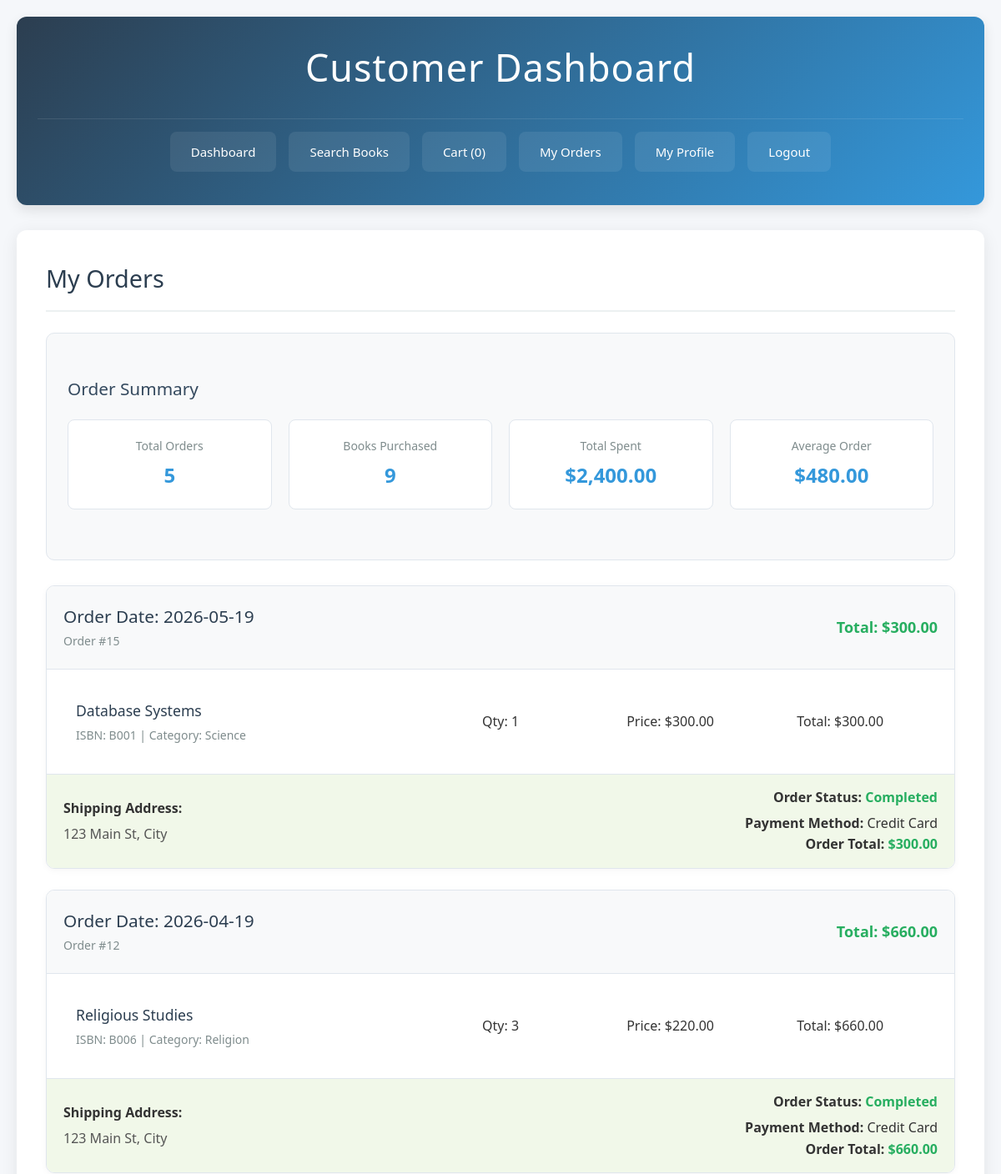
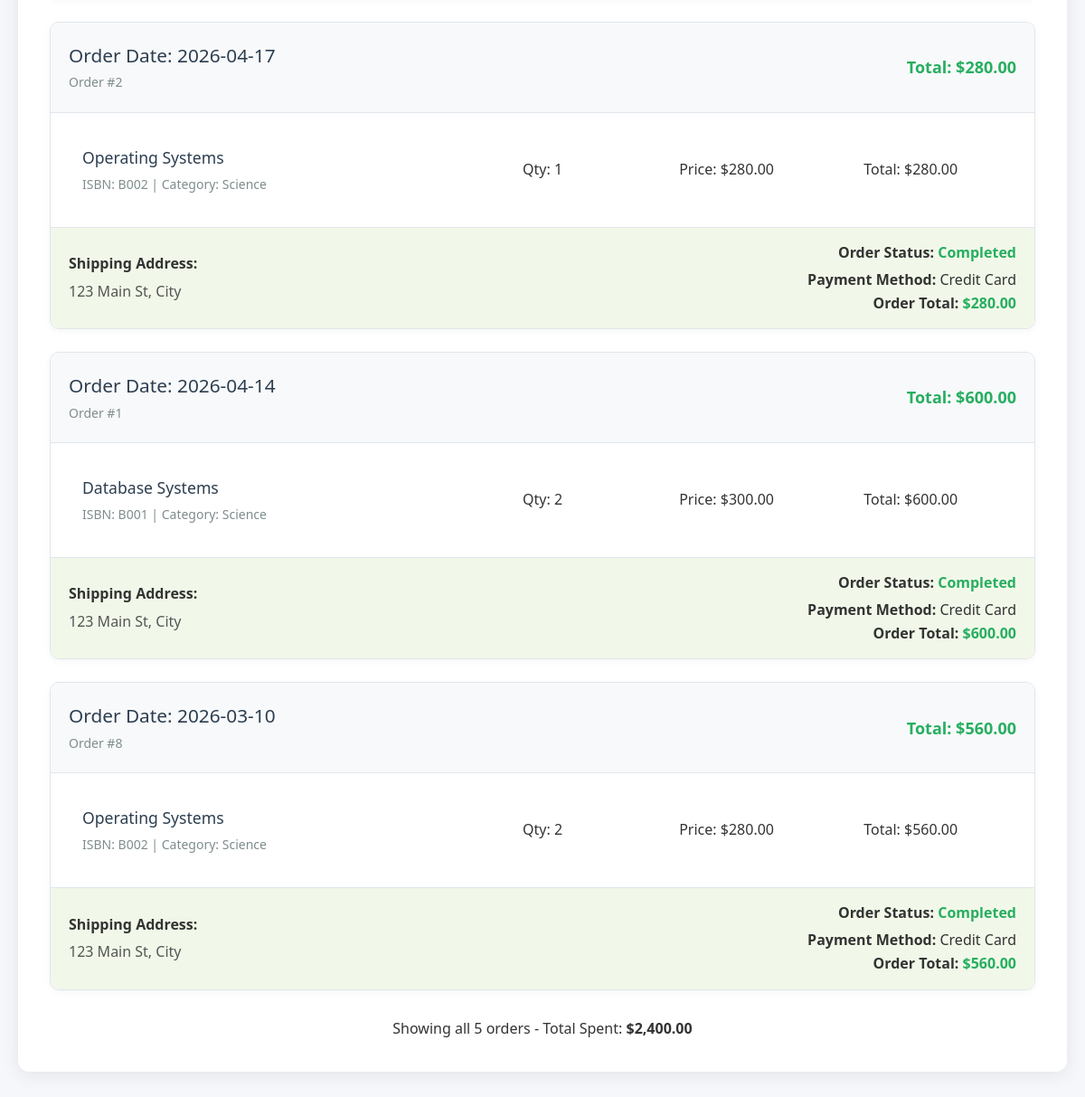
The app's page /customer/orders.php (signed in) with its own data (2 pictures, top to bottom).
### tables this page shows
CREATE TABLE Sales (
    sale_id INT AUTO_INCREMENT PRIMARY KEY,
    user_id INT,
    ISBNID VARCHAR(20),
    sale_date DATE,
    quantity INT,
    price_at_sale DECIMAL(10,2),
    FOREIGN KEY (user_id) REFERENCES Users(user_id),
    FOREIGN KEY (ISBNID) REFERENCES Book(ISBNID)
);

CREATE TABLE Book (
    ISBNID VARCHAR(20) PRIMARY KEY,
    title VARCHAR(150) NOT NULL,
    PID INT NOT NULL,
    publication_year INT CHECK (publication_year >= 1900),
    price DECIMAL(10,2) CHECK (price > 0),
    category ENUM('Science','Art','Religion','History','Geography'),
    quantity INT DEFAULT 0,
    threshold INT DEFAULT 5,
    FOREIGN KEY (PID) REFERENCES Publisher(PID)
);

CREATE TABLE UserProfile (
    profile_id INT AUTO_INCREMENT PRIMARY KEY,
    user_id INT UNIQUE,
    first_name VARCHAR(50) NOT NULL,
    last_name VARCHAR(50) NOT NULL,
    email VARCHAR(100) UNIQUE NOT NULL,
    phone VARCHAR(15),
    address VARCHAR(255),
    FOREIGN KEY (user_id) REFERENCES Users(user_id)
        ON DELETE CASCADE
);

### includes/functions.php (called while the page is built, shortened)
<?php
function getCartCount($pdo, $user_id) {
    try {
        $stmt = $pdo->prepare("SELECT COALESCE(SUM(quantity), 0) as total FROM Cart WHERE customer_id = ?");
        $stmt->execute([$user_id]);
        $result = $stmt->fetch();
        return $result['total'] ?: 0;
    } catch (Exception $e) {
        error_log("Error in getCartCount: " . $e->getMessage());
        return 0;
    }
}
?>

### customer/orders.php (the view, shortened to what this page needs)
<?php
require_once '../includes/config.php';
$user_id = $_SESSION['user_id'];
$stmt = $pdo->prepare("
    SELECT
        s.sale_id,
        s.sale_date,
        s.quantity,
        s.price_at_sale,
        b.title,
        b.ISBNID,
        b.category,
        CONCAT(up.first_name, ' ', up.last_name) as customer_name,
        up.email,
        up.phone,
        up.address
    FROM Sales s
    JOIN Book b ON s.ISBNID = b.ISBNID
    JOIN Users u ON s.user_id = u.user_id
    JOIN UserProfile up ON u.user_id = up.user_id
    WHERE s.user_id = ?
    ORDER BY s.sale_date DESC, s.sale_id DESC
");
$stmt->execute([$user_id]);
$orders = $stmt->fetchAll(PDO::FETCH_ASSOC);
$grouped_orders = [];
foreach ($orders as $order) {
    $date = $order['sale_date'];
    if (!isset($grouped_orders[$date])) {
        $grouped_orders[$date] = [];
    }
    $grouped_orders[$date][] = $order;
}
$total_orders = count($orders);
$total_items = 0;
$total_spent = 0;
foreach ($orders as $order) {
    $total_items += $order['quantity'];
    $total_spent += $order['quantity'] * $order['price_at_sale'];
}
?>
<!DOCTYPE html>
<html lang="en">
<head>
    <link rel="stylesheet" href="../css/style.css">
</head>
<body>
    <div class="container">
        <header>
            <h1>Customer Dashboard</h1>
            <nav>
                <a href="dashboard.php">Dashboard</a>
                <a href="search.php">Search Books</a>
                <a href="cart.php">Cart (<?php echo getCartCount($pdo, $user_id); ?>)</a>
                <a href="orders.php">My Orders</a>
                <a href="profile.php">My Profile</a>
                <a href="../logout.php">Logout</a>
            </nav>
        </header>
        <main>
            <h2>My Orders</h2>
            <div class="order-summary-stats">
                <h3>Order Summary</h3>
                <div class="stats-grid">
                    <div class="stat-item">
                        <div class="stat-label">Total Orders</div>
                        <div class="stat-value"><?php echo $total_orders; ?></div>
                    </div>
                    <div class="stat-item">
                        <div class="stat-label">Books Purchased</div>
                        <div class="stat-value"><?php echo $total_items; ?></div>
                    </div>
                    <div class="stat-item">
                        <div class="stat-label">Total Spent</div>
                        <div class="stat-value">$<?php echo number_format($total_spent, 2); ?></div>
                    </div>
                    <div class="stat-item">
                        <div class="stat-label">Average Order</div>
                        <div class="stat-value">
                            $<?php echo $total_orders > 0 ? number_format($total_spent / $total_orders, 2) : '0.00'; ?>
                        </div>
                    </div>
                </div>
            </div>
            <?php if (empty($orders)): ?>
            <div class="empty-orders">
                <h3>No Orders Yet</h3>
                <p>You haven't placed any orders yet. Start shopping now!</p>
                <div style="margin-top: 20px;">
                    <a href="search.php" class="btn btn-primary">Browse Books</a>
                    <a href="dashboard.php" class="btn btn-secondary">Back to Dashboard</a>
                </div>
            </div>
            <?php else: ?>
            <div class="orders-container">
                <?php foreach ($grouped_orders as $date => $date_orders):
                    $date_total = 0;
                    foreach ($date_orders as $order) {
                        $date_total += $order['quantity'] * $order['price_at_sale'];
                    }
                ?>
                <div class="order-group" id="order-<?php echo str_replace('-', '', $date); ?>">
                    <div class="order-header">
                        <div>
                            <h3>Order Date: <?php echo $date; ?></h3>
                            <span class="order-date">Order #<?php echo $date_orders[0]['sale_id']; ?></span>
                        </div>
                        <div class="order-total">Total: $<?php echo number_format($date_total, 2); ?></div>
                    </div>
                    <div class="order-items">
                        <?php foreach ($date_orders as $order):
                            $item_total = $order['quantity'] * $order['price_at_sale'];
                        ?>
                        <div class="order-item">
                            <div class="item-info">
                                <h4><?php echo htmlspecialchars($order['title']); ?></h4>
                                <div class="item-details">
                                    <span>ISBN: <?php echo $order['ISBNID']; ?></span> |
                                    <span>Category: <?php echo $order['category']; ?></span>
                                </div>
                            </div>
                            <div class="item-quantity">
                                <span class="label">Qty:</span>
                                <span class="value"><?php echo $order['quantity']; ?></span>
                            </div>
                            <div class="item-price">
                                <span class="label">Price:</span>
                                <span class="value">$<?php echo number_format($order['price_at_sale'], 2); ?></span>
                            </div>
                            <div class="item-total">
                                <span class="label">Total:</span>
                                <span class="value">$<?php echo number_format($item_total, 2); ?></span>
                            </div>
                        </div>
                        <?php endforeach; ?>
                    </div>
                    <div style="padding: 15px 20px; background: #f1f8e9; border-top: 1px solid #e0e6ed;">
                        <div style="display: flex; justify-content: space-between; align-items: center;">
                            <div>
                                <strong>Shipping Address:</strong>
                                <p style="margin: 5px 0 0 0; color: #555;"><?php echo nl2br(htmlspecialchars($order['address'])); ?></p>
                            </div>
                            <div style="text-align: right;">
                                <div style="margin-bottom: 5px;">
                                    <strong>Order Status:</strong>
                                    <span style="color: #27ae60; font-weight: bold;">Completed</span>
                                </div>
                                <div>
                                    <strong>Payment Method:</strong>
                                    <span>Credit Card</span>
                                </div>
                                <div>
                                    <strong>Order Total:</strong>
                                    <span style="font-weight: bold; color: #27ae60;">$<?php echo number_format($date_total, 2); ?></span>
                                </div>
                            </div>
                        </div>
                    </div>
                </div>
                <?php endforeach; ?>
            </div>
            <div class="pagination" style="text-align: center; margin-top: 30px;">
                <p>Showing all <?php echo $total_orders; ?> orders - Total Spent: <strong>$<?php echo number_format($total_spent, 2); ?></strong></p>
            </div>
            <?php endif; ?>
        </main>
    </div>
</body>
</html>

### css/style.css (style rules this page uses)
* { margin: 0; padding: 0; box-sizing: border-box; }
body { font-family: 'Segoe UI', Tahoma, Geneva, Verdana, sans-serif; line-height: 1.6; color: #333; background-color: #f5f7fa; }
.container { max-width: 1400px; margin: 0 auto; padding: 20px; }
header { background: linear-gradient(135deg, #2c3e50 0%, #3498db 100%); color: white; padding: 25px; border-radius: 12px; margin-bottom: 30px; box-shadow: 0 6px 15px rgba(0, 0, 0, 0.1); }
header h1 { margin-bottom: 25px; font-size: 2.8rem; text-align: center; font-weight: 300; letter-spacing: 1px; }
nav { display: flex; justify-content: center; gap: 15px; flex-wrap: wrap; padding: 15px 0; border-top: 1px solid rgba(255, 255, 255, 0.1); }
nav a { color: white; text-decoration: none; padding: 12px 25px; border-radius: 8px; background: rgba(255, 255, 255, 0.08); transition: all 0.3s ease; font-size: 15px; font-weight: 500; display: flex; align-items: center; gap: 8px; }
main { background: white; padding: 35px; border-radius: 12px; box-shadow: 0 4px 20px rgba(0, 0, 0, 0.08); margin-bottom: 30px; }
h2 { color: #2c3e50; margin-bottom: 25px; padding-bottom: 15px; border-bottom: 2px solid #ecf0f1; font-size: 1.8rem; font-weight: 400; }
h3 { color: #34495e; margin: 25px 0 15px; font-size: 1.3rem; font-weight: 500; }
h4 { color: #7f8c8d; margin: 20px 0 10px; font-size: 1.1rem; font-weight: 500; }
.stats-grid { display: grid; grid-template-columns: repeat(auto-fit, minmax(200px, 1fr)); gap: 25px; margin-bottom: 35px; }

### customer/orders.php (style rules this page uses)
.orders-container { margin-top: 30px; }
.order-group { background: white; border: 1px solid #e0e6ed; border-radius: 10px; margin-bottom: 25px; overflow: hidden; box-shadow: 0 2px 8px rgba(0,0,0,0.04); }
.order-header { background: #f8f9fa; padding: 20px; border-bottom: 1px solid #e0e6ed; display: flex; justify-content: space-between; align-items: center; }
.order-header h3 { margin: 0; color: #2c3e50; }
.order-date { color: #7f8c8d; font-size: 14px; }
.order-total { font-weight: bold; color: #27ae60; font-size: 18px; }
.order-items { padding: 20px; }
.order-item { display: flex; justify-content: space-between; padding: 15px; border-bottom: 1px solid #f1f1f1; align-items: center; }
.order-item:last-child { border-bottom: none; }
.item-info { flex: 2; }
.item-info h4 { margin: 0 0 5px 0; color: #2c3e50; }
.item-details { color: #7f8c8d; font-size: 14px; }
.item-quantity, .item-price, .item-total { flex: 1; text-align: center; }
.order-summary-stats { background: #f8f9fa; padding: 25px; border-radius: 10px; margin-bottom: 30px; border: 1px solid #e0e6ed; }
.stats-grid { display: grid; grid-template-columns: repeat(auto-fit, minmax(200px, 1fr)); gap: 20px; margin-top: 20px; }
.stat-item { background: white; padding: 20px; border-radius: 8px; border: 1px solid #e0e6ed; text-align: center; }
.stat-label { font-size: 14px; color: #7f8c8d; margin-bottom: 5px; }
.stat-value { font-size: 24px; font-weight: bold; color: #3498db; }

### records on screen
sales: sale_id "15", ISBNID.title "Database Systems", ISBNID.ISBNID "B001", ISBNID.category "Science", quantity "1", price_at_sale "300.00"
userprofile: address "123 Main St, City"
sales: sale_id "12", ISBNID.title "Religious Studies", ISBNID.ISBNID "B006", ISBNID.category "Religion", quantity "3", price_at_sale "220.00", item_total "660.00"
sales: sale_id "2", ISBNID.title "Operating Systems", ISBNID.ISBNID "B002", ISBNID.category "Science", quantity "1", price_at_sale "280.00"
sales: sale_id "1", ISBNID.title "Database Systems", ISBNID.ISBNID "B001", ISBNID.category "Science", quantity "2", price_at_sale "300.00", item_total "600.00"
sales: sale_date "2026-03-10", sale_id "8", date_total "560.00", ISBNID.title "Operating Systems", ISBNID.ISBNID "B002", ISBNID.category "Science", quantity "2", price_at_sale "280.00", item_total "560.00", userprofile.address "123 Main St, City"

### other values on screen
getCartCount($pdo, $user_id) "0"
$total_orders "5"
$total_items "9"
$total_spent "2,400.00"
$total_spent / $total_orders "480.00"
$date "2026-05-19"
$date_total "300.00"
$date "2026-04-19"
$date_total "660.00"
$date "2026-04-17"
$date_total "280.00"
$date "2026-04-14"
$date_total "600.00"
